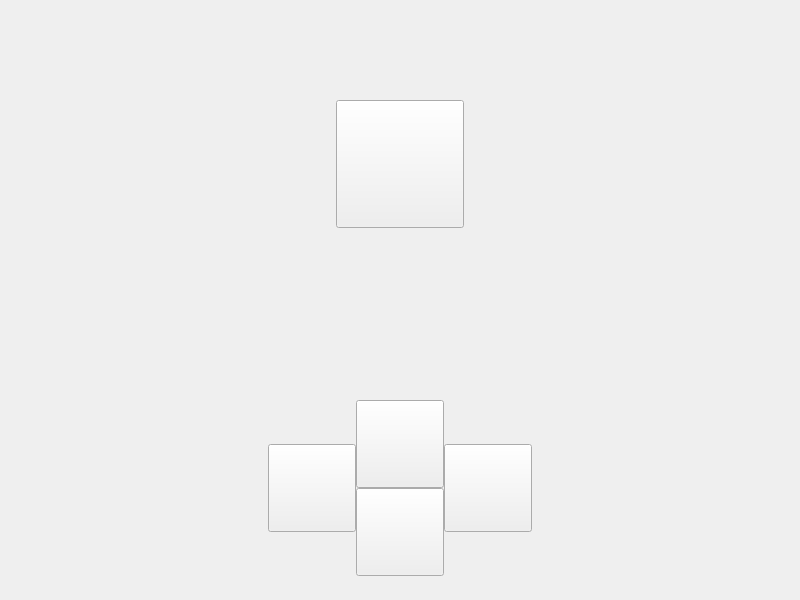
<?xml version="1.0" encoding="UTF-8"?>
<ui version="4.0">
 <class>Widget</class>
 <widget class="QWidget" name="Widget">
  <property name="geometry">
   <rect>
    <x>0</x>
    <y>0</y>
    <width>800</width>
    <height>600</height>
   </rect>
  </property>
  <property name="windowTitle">
   <string>Widget</string>
  </property>
  <widget class="QPushButton" name="pushBtn_left">
   <property name="geometry">
    <rect>
     <x>268</x>
     <y>444</y>
     <width>88</width>
     <height>88</height>
    </rect>
   </property>
   <property name="text">
    <string/>
   </property>
  </widget>
  <widget class="QPushButton" name="pushBtn_right">
   <property name="geometry">
    <rect>
     <x>444</x>
     <y>444</y>
     <width>88</width>
     <height>88</height>
    </rect>
   </property>
   <property name="text">
    <string/>
   </property>
  </widget>
  <widget class="QPushButton" name="pushBtn_down">
   <property name="geometry">
    <rect>
     <x>356</x>
     <y>488</y>
     <width>88</width>
     <height>88</height>
    </rect>
   </property>
   <property name="text">
    <string/>
   </property>
  </widget>
  <widget class="QPushButton" name="pushBtn_up">
   <property name="geometry">
    <rect>
     <x>356</x>
     <y>400</y>
     <width>88</width>
     <height>88</height>
    </rect>
   </property>
   <property name="text">
    <string/>
   </property>
   <property name="default">
    <bool>false</bool>
   </property>
   <property name="flat">
    <bool>false</bool>
   </property>
  </widget>
  <widget class="QPushButton" name="pushBtn_ICON">
   <property name="geometry">
    <rect>
     <x>336</x>
     <y>100</y>
     <width>128</width>
     <height>128</height>
    </rect>
   </property>
   <property name="text">
    <string/>
   </property>
  </widget>
 </widget>
 <resources/>
 <connections/>
</ui>
